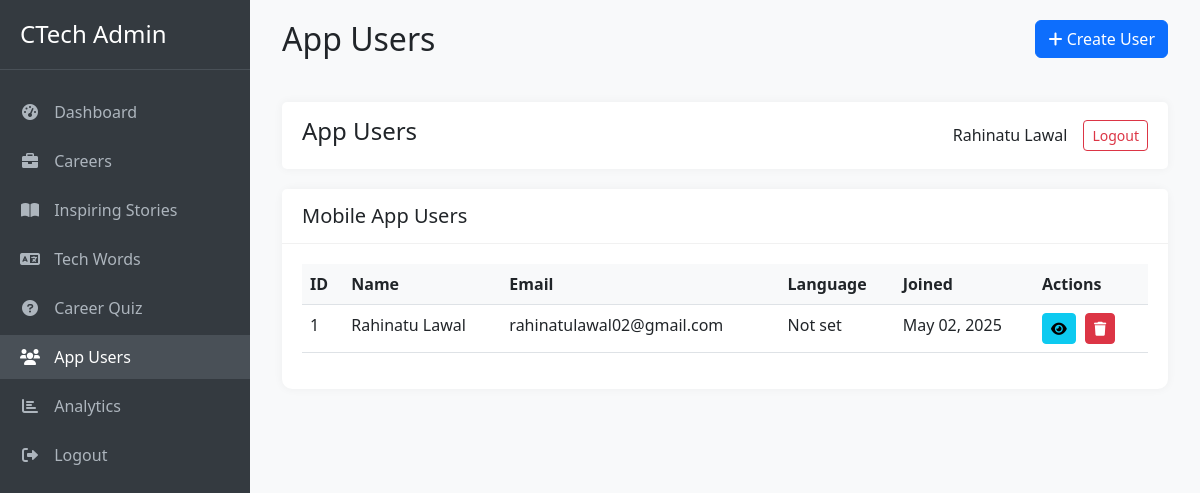
/app_users.php (signed in), run on the app's committed database.
### tables this page shows
CREATE TABLE users (
    id INT AUTO_INCREMENT PRIMARY KEY,
    firstname VARCHAR(50) NOT NULL,
    lastname VARCHAR(50) NOT NULL,
    email VARCHAR(100) NOT NULL UNIQUE,
    password VARCHAR(255) NOT NULL,
    role ENUM('admin', 'user') DEFAULT 'user',
    created_at TIMESTAMP DEFAULT CURRENT_TIMESTAMP
);

### app_users.php (the view, shortened to what this page needs)
<?php
require_once 'config.php';
$full_name = $_SESSION['full_name'];
$app_users = [];
$result = $conn->query("
    SELECT id, email, firstname, lastname, created_at
    FROM users
    ORDER BY created_at DESC
");
if ($result) {
    while ($row = $result->fetch_assoc()) {
        $app_users[] = $row;
    }
}
?>
<!DOCTYPE html>
<html lang="en">
<head>
    <link href="https://cdn.jsdelivr.net/npm/bootstrap@5.3.0/dist/css/bootstrap.min.css" rel="stylesheet">
    <link href="https://cdnjs.cloudflare.com/ajax/libs/font-awesome/6.0.0/css/all.min.css" rel="stylesheet">
</head>
<body>
    <div class="sidebar">
        <div class="sidebar-header">
            <h3>CTech Admin</h3>
        </div>
        <div class="sidebar-menu">
            <ul>
                <li><a href="index.php"><i class="fas fa-tachometer-alt"></i> Dashboard</a></li>
                <li><a href="admin_careers.php"><i class="fas fa-briefcase"></i> Careers</a></li>
                <li><a href="stories.php"><i class="fas fa-book-open"></i> Inspiring Stories</a></li>
                <li><a href="admin_tech_words.php"><i class="fas fa-language"></i> Tech Words</a></li>
                <li><a href="quiz.php"><i class="fas fa-question-circle"></i> Career Quiz</a></li>
                <li><a href="app_users.php" class="active"><i class="fas fa-users"></i> App Users</a></li>
                <li><a href="analytics.php"><i class="fas fa-chart-bar"></i> Analytics</a></li>
                <li><a href="logout.php"><i class="fas fa-sign-out-alt"></i> Logout</a></li>
            </ul>
        </div>
    </div>
    <div class="main-content">
        <div class="container-fluid">
            <div class="row mb-4">
                <div class="col">
                    <h2>App Users</h2>
                </div>
                <div class="col text-end">
                    <button type="button" class="btn btn-primary create-user-btn" data-bs-toggle="modal" data-bs-target="#createUserModal">
                        <i class="fas fa-plus"></i> Create User
                    </button>
                </div>
            </div>
            <div class="top-bar">
                <h4>App Users</h4>
                <div class="user-info">
                    <span class="me-3"><?php echo htmlspecialchars($full_name); ?></span>
                    <a href="logout.php" class="btn btn-sm btn-outline-danger">Logout</a>
                </div>
            </div>
            <div class="row">
                <div class="col-md-12">
                    <div class="card">
                        <div class="card-header">
                            <h5 class="mb-0">Mobile App Users</h5>
                        </div>
                        <div class="card-body">
                            <div class="table-responsive">
                                <table class="table table-hover">
                                    <thead>
                                        <tr>
                                            <th>ID</th>
                                            <th>Name</th>
                                            <th>Email</th>
                                            <th>Language</th>
                                            <th>Joined</th>
                                            <th>Actions</th>
                                        </tr>
                                    </thead>
                                    <tbody>
                                        <?php if (empty($app_users)): ?>
                                            <tr>
                                                <td colspan="6" class="text-center">No app users found.</td>
                                            </tr>
                                        <?php else: ?>
                                            <?php foreach ($app_users as $user): ?>
                                                <tr>
                                                    <td><?php echo $user['id']; ?></td>
                                                    <td><?php echo htmlspecialchars($user['firstname'] . ' ' . $user['lastname']); ?></td>
                                                    <td><?php echo htmlspecialchars($user['email']); ?></td>
                                                    <td><?php echo isset($user['preferred_language']) ? htmlspecialchars($user['preferred_language']) : 'Not set'; ?></td>
                                                    <td><?php echo date('M d, Y', strtotime($user['created_at'])); ?></td>
                                                    <td class="action-buttons">
                                                        <a href="?view=<?php echo $user['id']; ?>" class="btn btn-sm btn-info">
                                                            <i class="fas fa-eye"></i>
                                                        </a>
                                                        <button type="button" class="btn btn-sm btn-danger" data-bs-toggle="modal" data-bs-target="#deleteUserModal<?php echo $user['id']; ?>">
                                                            <i class="fas fa-trash"></i>
                                                        </button>
                                                    </td>
                                                </tr>
                                            <?php endforeach; ?>
                                        <?php endif; ?>
                                    </tbody>
                                </table>
                            </div>
                        </div>
                    </div>
                </div>
            </div>
        </div>
    </div>
</body>
</html>

### app_users.php (style rules this page uses)
:root { --sidebar-width: 250px; }
body { font-family: 'Segoe UI', Tahoma, Geneva, Verdana, sans-serif; background-color: #f8f9fa; }
.sidebar { position: fixed; top: 0; left: 0; height: 100vh; width: var(--sidebar-width); background-color: #343a40; color: #fff; padding-top: 20px; z-index: 1000; transition: all 0.3s; }
.sidebar-header { padding: 0 20px 20px; border-bottom: 1px solid #495057; }
.sidebar-header h3 { color: #fff; font-size: 1.5rem; margin: 0; }
.sidebar-menu { padding: 20px 0; }
.sidebar-menu ul { list-style: none; padding: 0; margin: 0; }
.sidebar-menu li { margin-bottom: 5px; }
.sidebar-menu a { display: block; padding: 10px 20px; color: #adb5bd; text-decoration: none; transition: all 0.3s; }
.sidebar-menu a:hover, .sidebar-menu a.active { color: #fff; background-color: #495057; }
.sidebar-menu i { margin-right: 10px; width: 20px; text-align: center; }
.main-content { margin-left: var(--sidebar-width); padding: 20px; transition: all 0.3s; }
.top-bar { background-color: #fff; padding: 15px 20px; margin-bottom: 20px; border-radius: 5px; box-shadow: 0 0 10px rgba(0, 0, 0, 0.05); display: flex; justify-content: space-between; align-items: center; }
.user-info { display: flex; align-items: center; }
.card { border: none; border-radius: 10px; box-shadow: 0 0 10px rgba(0, 0, 0, 0.05); margin-bottom: 20px; }
.card-header { background-color: #fff; border-bottom: 1px solid #f1f1f1; padding: 15px 20px; font-weight: 600; }
.card-body { padding: 20px; }
.table th { font-weight: 600; background-color: #f8f9fa; }
.action-buttons .btn { margin-right: 5px; }
.create-user-btn { margin-bottom: 20px; }

### data on the page
users: id "1", firstname+lastname "Rahinatu Lawal", email "rahinatulawal02@gmail.com", created_at "May 02, 2025"

### other printed values
$full_name "Rahinatu Lawal"
